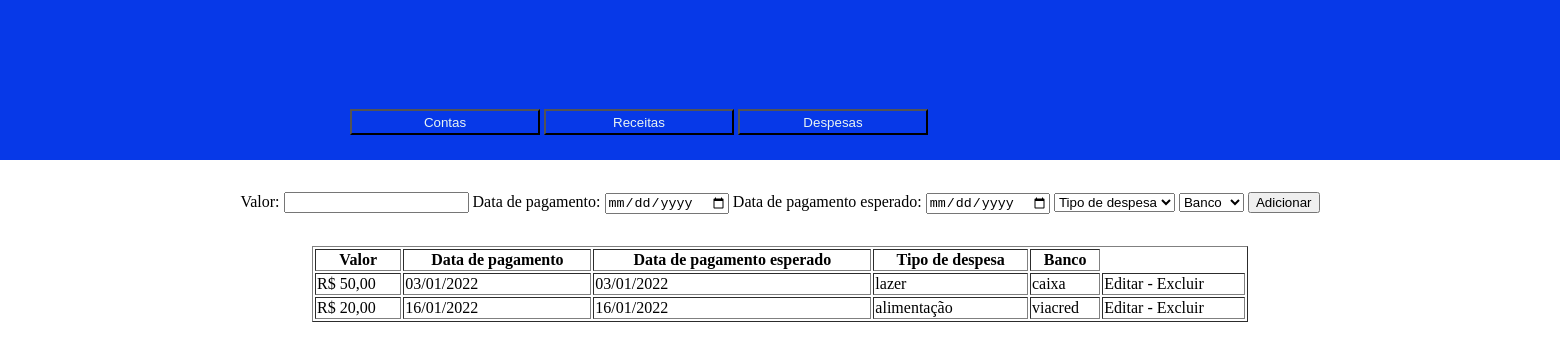
The app's page /componentes/despesas.php with its own data.
### tables this page shows
CREATE TABLE `despesas` (
  `iddespesa` int(11) NOT NULL,
  `valorDespesa` float NOT NULL,
  `dataPagamento` date NOT NULL,
  `dataEsperado` date NOT NULL,
  `tipoDespesa` varchar(200) NOT NULL,
  `id_banco` int(11) NOT NULL
);

CREATE TABLE `conta` (
  `idconta` int(11) NOT NULL,
  `saldo` float NOT NULL,
  `tipo` varchar(200) NOT NULL,
  `banco` varchar(50) NOT NULL
);

### componentes/despesas.php (the view, shortened to what this page needs)
<?php
    require 'config.php';
    $despesas = [];
    $sql = $pdo->query("SELECT despesas.*, conta.banco AS conta FROM despesas
        INNER JOIN conta ON conta.idconta = despesas.id_banco");
    if($sql->rowCount() > 0){
        $despesas = $sql->fetchALL(PDO::FETCH_ASSOC);
    }
?>
<!DOCTYPE html>
<html lang="en">
<head>
</head>
<body>
    <header>
        <a href="../componentes/contas.php"><button>Contas</button></a>
        <a href="../componentes/receita.php"><button>Receitas</button></a>
        <a href="../componentes/despesas.php"><button>Despesas</button></a>
    </header>
    <form method="POST" action="./acoes/adicionarDespesa.php">
        <label>
            Valor: <input type="text" name="valorDespesa"/>
        </label>
        <label>
            Data de pagamento: <input type="date" name="dataPagamento"/>
        </label>
        <label>
            Data de pagamento esperado: <input type="date" name="dataPEsperado"/>
        </label>
        <label>
            <select name="despesa">
                <option>Tipo de despesa</option>
            </select>
        </label>
        <label>
        <select name="bancoDespesa">
                <option>Banco</option>
            </select>
        </label>
        <input type="submit" value="Adicionar" />
    </form>
    <table border="1" width="60%">
        <tr>
            <th>Valor</th>
            <th>Data de pagamento</th>
            <th>Data de pagamento esperado</th>
            <th>Tipo de despesa</th>
            <th>Banco</th>
        </tr>
        <?php foreach($despesas as $dados):
            $dataTimeD1 = strtotime($dados['dataPagamento']);
            $auterarD1 = date("d/m/Y", $dataTimeD1);
            $dataTimeD2 = strtotime($dados['dataEsperado']);
            $auterarD2 = date("d/m/Y", $dataTimeD2);
        ?>
            <tr>
                <td> R$ <?=$dados['valorDespesa']; ?>,00 </td>
                <td><?=$auterarD1; ?></td>
                <td><?=$auterarD2; ?></td>
                <td><?=$dados['tipoDespesa']; ?></td>
                <td><?=$dados['conta']; ?></td>
                <td>
                <a href="./editarDespesa/dadosDespesa.php?idDespesa=<?=$dados['iddespesa'];?>">  Editar -  </a>
                <a href="./excluir/excluirDespesa.php?iddespesa=<?=$dados['iddespesa'];?>" onclick="return confirm('Tem Certeza que deseja excluir.')">  Excluir  </a>
                </td>
            </tr>
        <?php endforeach; ?>
    </table>
</body>
</html>

### componentes/despesas.php (style rules this page uses)
body { margin: 0; padding: 0; display: flex; flex-direction: column; justify-content: center; align-items: center; }
header { height: 20vh; width: 100%; background-color: #0739E8; padding-left: 700px; }
form { margin: 4vh 0; }
button { margin-top: 7%; height: 26px; width: 190px; margin-left: 0; background-color: #0739E8; color: #E9F4F2; }
a { text-decoration: none; color: black; }

### records on screen
despesas: valorDespesa "50", dataPagamento "03/01/2022", dataEsperado "03/01/2022", tipoDespesa "lazer", id_banco.banco "caixa"
despesas: valorDespesa "20", dataPagamento "16/01/2022", dataEsperado "16/01/2022", tipoDespesa "alimentação", id_banco.banco "viacred"
